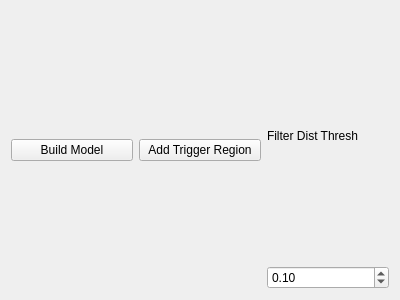
<?xml version="1.0" encoding="UTF-8"?>
<ui version="4.0">
 <class>renderView</class>
 <widget class="QWidget" name="renderView">
  <property name="geometry">
   <rect>
    <x>0</x>
    <y>0</y>
    <width>400</width>
    <height>300</height>
   </rect>
  </property>
  <property name="windowTitle">
   <string>Form</string>
  </property>
  <layout class="QGridLayout" name="gridLayout_2">
   <item row="0" column="0">
    <layout class="QGridLayout" name="gridLayout">
     <item row="1" column="2">
      <widget class="QDoubleSpinBox" name="dblSearchDist">
       <property name="value">
        <double>0.100000000000000</double>
       </property>
      </widget>
     </item>
     <item row="0" column="2">
      <widget class="QLabel" name="label">
       <property name="text">
        <string>Filter Dist Thresh</string>
       </property>
      </widget>
     </item>
     <item row="0" column="1" rowspan="2">
      <widget class="QPushButton" name="btnAddTrigger">
       <property name="text">
        <string>Add Trigger Region</string>
       </property>
      </widget>
     </item>
     <item row="0" column="0" rowspan="2">
      <widget class="QPushButton" name="btnBuild">
       <property name="text">
        <string>Build Model</string>
       </property>
      </widget>
     </item>
    </layout>
   </item>
  </layout>
 </widget>
 <resources/>
 <connections/>
</ui>
